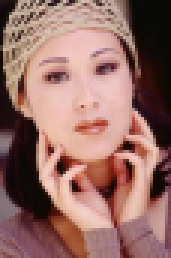
%> input picture Term_Project/[크기변환]woman.png, 57 x 86 px (shown 3 times larger)
$ octave bilinear.m   (GNU Octave 9; MATLAB toolbox functions it lacks are replaced by stand-ins)
%> lines starting %> are read from the running program, lines starting %| are printed output that depends on the picture
% bilinear

clc
clear all
close all
% [12 lines of commented-out code are left out]

input = imread("[크기변환]woman.png");
%> input is the input picture: size 86x57x3 uint8; mean R, G, B 149.9, 109.5, 102.4
real_bil = imread("woman.png");
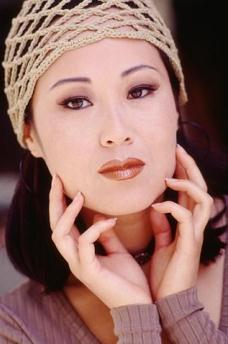
%> input picture Term_Project/woman.png, 228 x 344 px
%> real_bil is the input picture: size 344x228x3 uint8; mean R, G, B 150.6, 110.2, 103.1

t = now;

[in_row, in_col, rgb] = size(input);
%> in_row = 86; in_col = 57; rgb = 3
val = 4;

x = in_col*val;
%> x = 228
y = in_row*val;
%> y = 344

y_val = (1:y)/val+(0.5*(1-1/val));
%> y_val = 344 values from 0.625 to 86.38
x_val = (1:x)/val+(0.5*(1-1/val));
%> x_val = 228 values from 0.625 to 57.38

x_weight = [];
y_weight = [];

out_rgb = zeros(round(in_row*val), round(in_col*val), rgb);

for rgb_level = 1:3
    rgb_1D = double(input(:,:,rgb_level));
    for i = 1:y % 가중치 생성을 위한 for문
        for j = 1:x
            x_w(j) = ceil(x_val(j))-x_val(j); % 픽셀 간 거리값
            y_w(i) = ceil(y_val(i))-y_val(i);
        end
    end
    pad_image = double(padarray(rgb_1D,[1 1],'symmetric')); % index에러 방지를 위한 패딩
    result = [];
    for i = 1:y
        for j = 1:x
            %weight
            a = floor(x_val(j))+1;
            a_1 = ceil(x_val(j))+1;
            b = floor(y_val(i))+1;
            b_1 = ceil(y_val(i))+1;
            out(i,j) = pad_image(b,a)*(y_w(i))*(x_w(j)) + pad_image(b,a_1)*(y_w(i))*(1-x_w(j)) + ...
                pad_image(b_1,a)*(1-y_w(i))*(x_w(j)) + pad_image(b_1,a_1)*(1-y_w(i))*(1-x_w(j));
        end
    end
    out_rgb(:,:,rgb_level) = out;
end
%> this loop made 3 passes
%> pass 1, `rgb_1D = double(input(:,:,rgb_level));`:
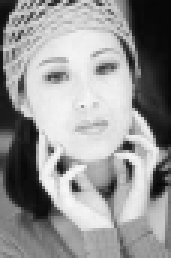
%> rgb_1D: size 86x57 double (shown 3 times larger); min 6, max 248, mean 149.9
%> pass 1, `pad_image = double(padarray(rgb_1D,[1 1],'symmetric'));`:
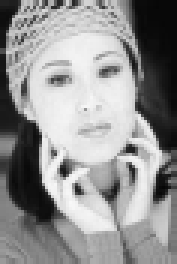
%> pad_image: size 88x59 double (shown 3 times larger); min 6, max 248, mean 146.3
%> pass 2, `rgb_1D = double(input(:,:,rgb_level));`:
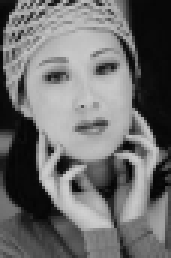
%> rgb_1D: size 86x57 double (shown 3 times larger); min 4, max 208, mean 109.5
%> pass 2, `pad_image = double(padarray(rgb_1D,[1 1],'symmetric'));`:
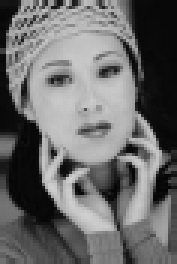
%> pad_image: size 88x59 double (shown 3 times larger); min 4, max 208, mean 106.7
%> after the loop:
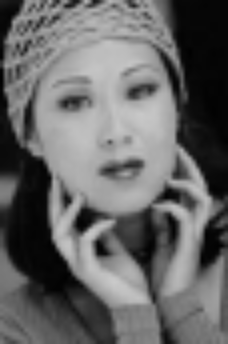
%> out: size 344x228 double; min 1.25, max 202, mean 102.4
%> after the loop:
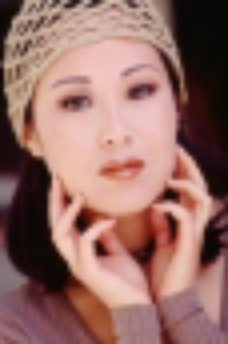
%> out_rgb: size 344x228x3 double; mean R, G, B 149.9, 109.5, 102.4
%> after the loop, x_w = 228 values, max 0.875 at index 3, min 0.125 at index 2, mean 0.5; y_w = 344 values, max 0.875 at index 3, min 0.125 at index 2, mean 0.5
%% plot
my_bil = uint8(out_rgb);

fprintf("구현 함수 \n")
t = now-t
my_bil_psnr = psnr(real_bil, my_bil)
%> my_bil_psnr = 24.21

fprintf("내장 함수 \n")
t = now;
built_in_bil = imresize(input, val, 'bilinear');
t = now-t
psnr_bil_psnr = psnr(real_bil, built_in_bil)
%> psnr_bil_psnr = 24.21

figure(1);
subplot(1,3,1); imshow(real_bil);title('원본','fontsize',20);
subplot(1,3,2); imshow(my_bil); title('구현 이미지','fontsize',20);
subplot(1,3,3); imshow(built_in_bil); title('imresize 이미지','fontsize',20);
